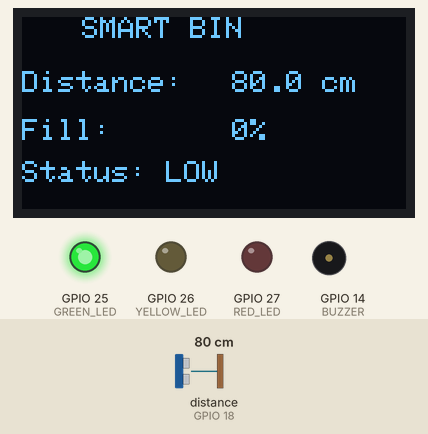
Bench run of a sketch on a simulated ESP32. On the bench: 128×64 one-colour display, output pins drawn as LEDs (lit = HIGH), buzzer (waves = sounding). Wiring (inferred from the names in the program): ultrasonic range finder: trigger GPIO 5; echo GPIO 18. The inputs (shaded band) are chosen by the test bench; at power-on: distance to the obstacle (sensor on GPIO 18) 80 cm. The echo pulse lasts 58.3 µs per cm; WiFi joins after 1.5 s; servers stay silent unless stated; no MQTT or app messages arrive unless stated; pins used as bus, display or sensor lines are not drawn; what the sketch prints to the serial monitor is not drawn.

Above: at 2.8 s.
2.9 s: distance to the obstacle (sensor on GPIO 18) set to 19 cm
At 4.4 s:
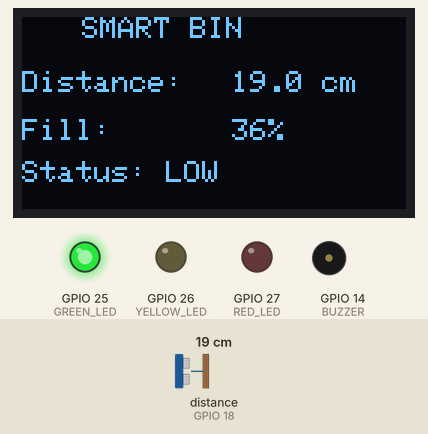
4.7 s: distance to the obstacle (sensor on GPIO 18) set to 16 cm
At 6.0 s:
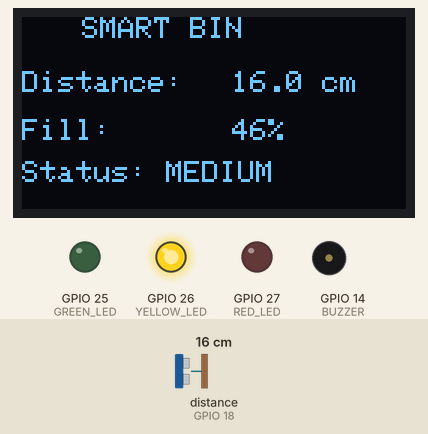
6.3 s: distance to the obstacle (sensor on GPIO 18) set to 7 cm
At 7.2 s:
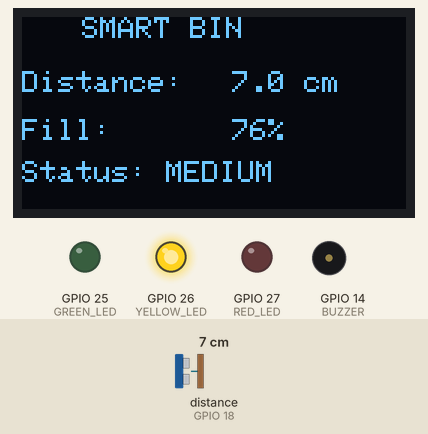
7.9 s: distance to the obstacle (sensor on GPIO 18) set to 4 cm
At 9.0 s:
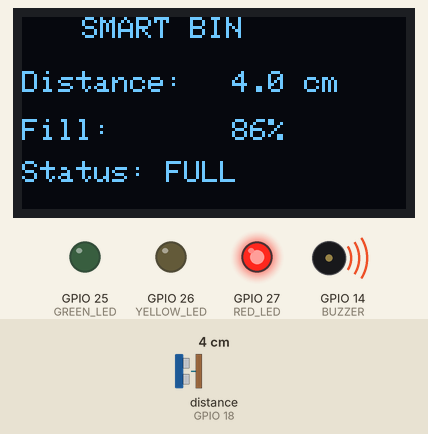
9.4 s: distance to the obstacle (sensor on GPIO 18) set to 2 cm
At 10.6 s:
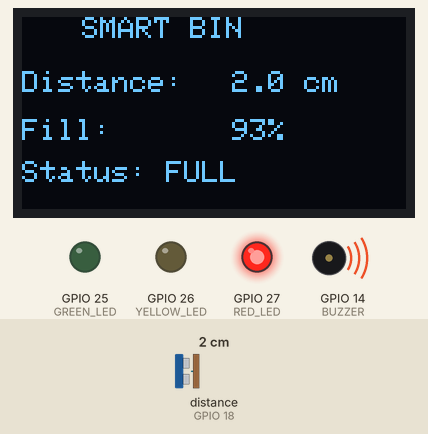
Timing chart, 0 to 12.0 s (numbered marks = the images above; inputs shaded):
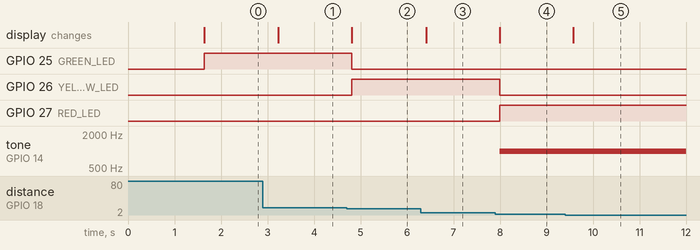

Measured:
- the behaviour switches between 18 and 17 cm on distance to the obstacle (sensor on GPIO 18) (found by bisection; images 1 and 2)
- the behaviour switches between 6 and 5 cm on distance to the obstacle (sensor on GPIO 18) (found by bisection; images 3 and 4)
- after the input at 2.9 s, the display: changes after 0.33 s (image 1)
- after the input at 4.7 s, GPIO 25 (GREEN_LED): HIGH → LOW after 0.12 s; GPIO 26 (YELLOW_LED): LOW → HIGH after 0.12 s; the display: changes after 0.12 s (image 2)
- after the input at 6.3 s, the display: changes after 0.11 s (image 3)
- after the input at 7.9 s, GPIO 26 (YELLOW_LED): HIGH → LOW after 0.09 s; GPIO 27 (RED_LED): LOW → HIGH after 0.09 s; tone on GPIO 14 (BUZZER): silent → 1000 Hz after 0.09 s; the display: changes after 0.09 s (image 4)
- after the input at 9.4 s, the display: changes after 0.17 s (image 5)

The sketch:

smart_waste_management.ino
```cpp
//=========================================================
// SmartBin.ino
// Part 1 (Lines 1 - 120)
//=========================================================

#include <WiFi.h>
#include <WiFiClientSecure.h>
#include <PubSubClient.h>

#include <Wire.h>
#include <Adafruit_GFX.h>
#include <Adafruit_SSD1306.h>

//================ OLED ======================

#define SCREEN_WIDTH 128
#define SCREEN_HEIGHT 64

Adafruit_SSD1306 display(
  SCREEN_WIDTH,
  SCREEN_HEIGHT,
  &Wire,
  -1
);

//================ Ultrasonic =================

#define TRIG_PIN 5
#define ECHO_PIN 18

//================ LEDs =======================

#define GREEN_LED 25
#define YELLOW_LED 26
#define RED_LED 27

//================ Buzzer =====================

#define BUZZER 14

//================ Bin ========================

const float BIN_HEIGHT = 30.0;

//================ WiFi =======================

const char* ssid = "Wokwi-GUEST";
const char* wifiPassword = "";

//================ MQTT =======================
// IMPORTANT: Never commit real MQTT credentials to GitHub.
// Replace the placeholders below locally before running with a private broker.

const char* mqttServer =
"25ee5ac599fe4b0ebee3eeafedd9d824.s1.eu.hivemq.cloud";

const int mqttPort = 8883;

const char* mqttUser = "YOUR_HIVEMQ_USERNAME";

const char* mqttPassword = "YOUR_HIVEMQ_PASSWORD";

//================ MQTT Client =================

WiFiClientSecure espClient;
PubSubClient client(espClient);

//================ Variables ===================

float distance = 0.0;

int fillPercent = 0;

unsigned long previousPublish = 0;

const unsigned long publishInterval = 5000;

//================ Function Prototypes =========

void connectWiFi();

void connectMQTT();

float readDistance();

int calculateFillLevel(float distance);

void updateDisplay();

void updateIndicators();

void publishData(float distance, int fillLevel);

//================ Setup =======================

void setup()
{
  Serial.begin(115200);

  pinMode(TRIG_PIN, OUTPUT);
  pinMode(ECHO_PIN, INPUT);

  pinMode(GREEN_LED, OUTPUT);
  pinMode(YELLOW_LED, OUTPUT);
  pinMode(RED_LED, OUTPUT);

  pinMode(BUZZER, OUTPUT);

  Wire.begin(21, 22);

  if (!display.begin(
        SSD1306_SWITCHCAPVCC,
        0x3C))
  {
    Serial.println("OLED Failed");

    while (true);
  }

  display.clearDisplay();
  display.display();

  connectWiFi();

  connectMQTT();

  Serial.println();
  Serial.println("=================================");
  Serial.println(" Smart Bin Started Successfully ");
  Serial.println("=================================");
}

//================ Loop ========================

void loop()
{
  //=========================================================
// SmartBin.ino
// Part 2 (Loop + Sensor Functions)
//=========================================================

  // Reconnect MQTT if disconnected
  if (!client.connected())
  {
    connectMQTT();
  }

  client.loop();

  // Read Sensor
  distance = readDistance();

  // Calculate Fill Level
  fillPercent = calculateFillLevel(distance);

  // Update OLED
  updateDisplay();

  // Update LEDs & Buzzer
  updateIndicators();

  // Print to Serial Monitor
  Serial.print("Distance : ");
  Serial.print(distance);
  Serial.print(" cm");

  Serial.print("   Fill : ");
  Serial.print(fillPercent);
  Serial.println("%");

  // Publish every 5 seconds
  if (millis() - previousPublish >= publishInterval)
  {
    previousPublish = millis();

    publishData(distance, fillPercent);
  }

  delay(500);
}

//=========================================================
// Read Ultrasonic Distance
//=========================================================

float readDistance()
{
  digitalWrite(TRIG_PIN, LOW);
  delayMicroseconds(2);

  digitalWrite(TRIG_PIN, HIGH);
  delayMicroseconds(10);

  digitalWrite(TRIG_PIN, LOW);

  long duration =
      pulseIn(ECHO_PIN, HIGH, 30000);

  if (duration == 0)
  {
    return BIN_HEIGHT;
  }

  float d = duration * 0.0343 / 2.0;

  return d;
}

//=========================================================
// Calculate Fill Level
//=========================================================

int calculateFillLevel(float d)
{
  d = constrain(d, 0, BIN_HEIGHT);

  int fill =
      ((BIN_HEIGHT - d) / BIN_HEIGHT) * 100;

  fill = constrain(fill, 0, 100);

  return fill;
}
//=========================================================
// SmartBin.ino
// Part 3 (OLED + LEDs + Buzzer)
//=========================================================

//---------------------------------------------------------
// Update OLED Display
//---------------------------------------------------------

void updateDisplay()
{
  display.clearDisplay();

  display.setTextSize(1);
  display.setTextColor(SSD1306_WHITE);

  // Title
  display.setCursor(20,0);
  display.println("SMART BIN");

  // Distance
  display.setCursor(0,18);
  display.print("Distance:");

  display.setCursor(70,18);
  display.print(distance,1);
  display.print(" cm");

  // Fill Level
  display.setCursor(0,34);
  display.print("Fill:");

  display.setCursor(70,34);
  display.print(fillPercent);
  display.print("%");

  // Status
  display.setCursor(0,48);

  if(fillPercent < 40)
  {
    display.print("Status: LOW");
  }
  else if(fillPercent < 80)
  {
    display.print("Status: MEDIUM");
  }
  else
  {
    display.print("Status: FULL");
  }

  display.display();
}

//---------------------------------------------------------
// Update LEDs and Buzzer
//---------------------------------------------------------

void updateIndicators()
{
  digitalWrite(GREEN_LED, LOW);
  digitalWrite(YELLOW_LED, LOW);
  digitalWrite(RED_LED, LOW);

  noTone(BUZZER);

  if(fillPercent < 40)
  {
    digitalWrite(GREEN_LED, HIGH);
  }
  else if(fillPercent < 80)
  {
    digitalWrite(YELLOW_LED, HIGH);
  }
  else
  {
    digitalWrite(RED_LED, HIGH);

    tone(BUZZER, 1000);
  }
}
//=========================================================
// SmartBin.ino
// Part 4 (WiFi + MQTT + Publish Data)
//=========================================================

//---------------------------------------------------------
// Connect to WiFi
//---------------------------------------------------------

void connectWiFi()
{
  Serial.print("Connecting to WiFi");

  WiFi.mode(WIFI_STA);
  WiFi.begin(ssid, wifiPassword);

  while (WiFi.status() != WL_CONNECTED)
  {
    delay(500);
    Serial.print(".");
  }

  Serial.println();
  Serial.println("WiFi Connected!");
  Serial.print("IP Address: ");
  Serial.println(WiFi.localIP());
}

//---------------------------------------------------------
// Connect to MQTT
//---------------------------------------------------------

void connectMQTT()
{
  espClient.setInsecure();   // For testing in Wokwi

  client.setServer(mqttServer, mqttPort);

  while (!client.connected())
  {
    Serial.print("Connecting to MQTT...");

    if (client.connect("ESP32_BIN001",
                       mqttUser,
                       mqttPassword))
    {
      Serial.println("Connected!");
    }
    else
    {
      Serial.print("Failed. State = ");
      Serial.println(client.state());

      delay(3000);
    }
  }
}

//---------------------------------------------------------
// Publish Sensor Data
//---------------------------------------------------------

void publishData(float distance, int fillLevel)
{
  String status;

  if (fillLevel < 40)
    status = "LOW";
  else if (fillLevel < 80)
    status = "MEDIUM";
  else
    status = "FULL";

  String payload = "{";
  payload += "\"bin_id\":\"BIN001\",";
  payload += "\"distance\":";
  payload += String(distance, 1);
  payload += ",";
  payload += "\"fill\":";
  payload += String(fillLevel);
  payload += ",";
  payload += "\"status\":\"";
  payload += status;
  payload += "\"}";

  Serial.println("------------------------------");
  Serial.println("Publishing MQTT Message");
  Serial.println(payload);

  if (client.publish("smartbin/bin001/data", payload.c_str()))
  {
    Serial.println("Publish Successful");
  }
  else
  {
    Serial.println("Publish Failed");
  }

  Serial.println("------------------------------");
}
```
